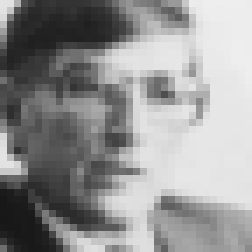
#> input picture ps4_code/data/caltech_faces/Caltech_CropFaces/caltech_web_crop_00001.jpg, 36 x 36 px, found by its file name (shown 7 times larger); its folder holds 4 pictures in this run
$ python detector.py
#> lines starting #> are read from the running program, lines starting #| are printed output that depends on the picture
### ps4_code/utils.py
import os
from imageio import imread
import numpy as np
import math
import matplotlib.pyplot as plt
import matplotlib.patches as patches

def get_positive_features(train_path_pos, cell_size, window_size, block_size, nbins):
    '''
    'train_path_pos' is a string. This directory contains 36x36 images of
      faces
    'feature_params' is a struct, with fields
      feature_params.template_size (probably 36), the number of pixels
         spanned by each train / test template and
      feature_params.hog_cell_size (default 6), the number of pixels in each
         HoG cell. template size should be evenly divisible by hog_cell_size.
         Smaller HoG cell sizes tend to work better, but they make things
         slower because the feature dimensionality increases and more
         importantly the step size of the classifier decreases at test time.

    'features_pos' is N by D matrix where N is the number of faces and D
    is the template dimensionality, which would be
      (feature_params.template_size / feature_params.hog_cell_size)^2 * 31
    if you're using the default vl_hog parameters
    '''
#> called with cell_size = 6, window_size = array of shape (2,), block_size = 2, nbins = 9

    image_files = [os.path.join(train_path_pos, f) for f in os.listdir(train_path_pos) if f.endswith('.jpg')]
    num_images = len(image_files)
    total_block_size = block_size * cell_size
    template_size = int((np.floor((window_size[0] - 2) / (total_block_size / 2)) - 1) * (np.floor((window_size[1] - 2) / (total_block_size / 2)) - 1))
    D = template_size * block_size * block_size * nbins
    features_pos = np.zeros((num_images, D))
    for i in range(num_images):
        img = imread(image_files[i])
#> img is the input picture: shape (36, 36); min 23, max 238, mean 146.9
        features_pos[i] = compute_hog_features(img, cell_size, block_size, nbins).reshape(-1)
#> in compute_gradient, `xgrad = im[1:-1, :-2] - im[1:-1, 2:]`:
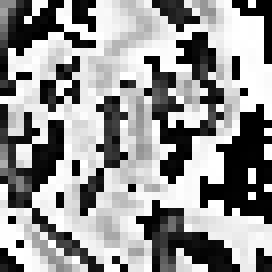
#> xgrad: shape (34, 34) (shown 8 times larger); min 0, max 255, mean 149
#> in compute_gradient, `ygrad = im[:-2, 1:-1] - im[2:, 1:-1]`:
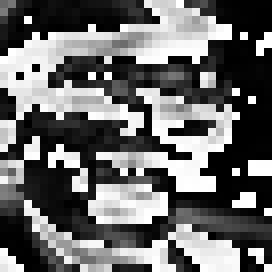
#> ygrad: shape (34, 34) (shown 8 times larger); min 0, max 255, mean 105.8
#> in compute_gradient, `angles = np.arctan2(ygrad, xgrad)`:
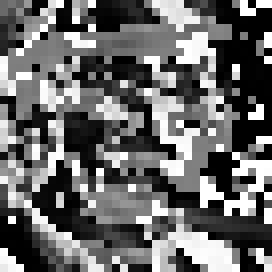
#> angles: shape (34, 34) float16 (shown 8 times larger); min 0, max 1.57, mean 0.651; drawn with min black and max white
#> in compute_gradient, `magnitudes = np.sqrt(xgrad ** 2 + ygrad ** 2)`:
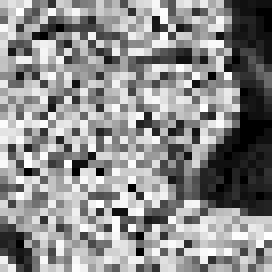
#> magnitudes: shape (34, 34) float16 (shown 8 times larger); min 0, max 15.91, mean 8.76; drawn with min black and max white
#> pass 2 of the loop in get_positive_features, `for i in range(num_images):`:
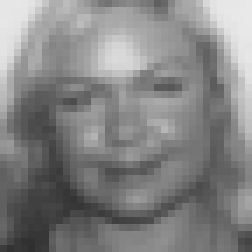
#> input picture ps4_code/data/caltech_faces/Caltech_CropFaces/caltech_web_crop_00526.jpg, 36 x 36 px, found by its file name (shown 7 times larger)
#> in get_positive_features, img is the input picture: shape (36, 36); min 47, max 233, mean 131.5
#> in compute_gradient (call 2), `angles = np.arctan2(ygrad, xgrad)`:
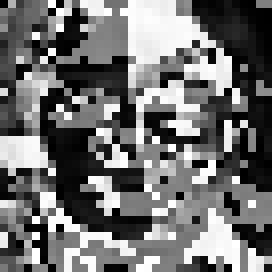
#> angles: shape (34, 34) float16 (shown 8 times larger); min 0, max 1.57, mean 0.695; drawn with min black and max white
#> in compute_gradient (call 2), `magnitudes = np.sqrt(xgrad ** 2 + ygrad ** 2)`:
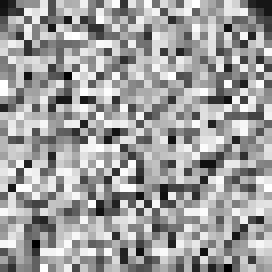
#> magnitudes: shape (34, 34) float16 (shown 8 times larger); min 0, max 15.91, mean 9.9; drawn with min black and max white
#> pass 3 of the loop in get_positive_features, `for i in range(num_images):`:
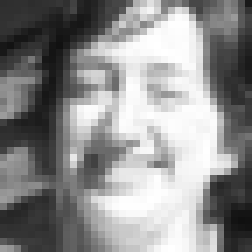
#> input picture ps4_code/data/caltech_faces/Caltech_CropFaces/caltech_web_crop_00534.jpg, 36 x 36 px, found by its file name (shown 7 times larger)
#> in get_positive_features, img is the input picture: shape (36, 36); min 16, max 255, mean 141.2
#> in compute_gradient (call 3), `angles = np.arctan2(ygrad, xgrad)`:
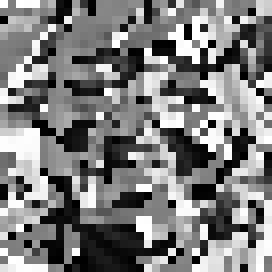
#> angles: shape (34, 34) float16 (shown 8 times larger); min 0, max 1.57, mean 0.768; drawn with min black and max white
#> in compute_gradient (call 3), `magnitudes = np.sqrt(xgrad ** 2 + ygrad ** 2)`:
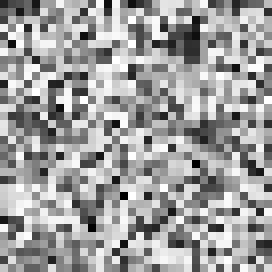
#> magnitudes: shape (34, 34) float16 (shown 8 times larger); min 0, max 15.91, mean 9.92; drawn with min black and max white
#> the loop made 4 passes; the first 3 are shown
    return features_pos

def get_random_negative_features(non_face_scn_path, cell_size, window_size, block_size, nbins, num_samples):
    '''
    'non_face_scn_path' is a string. This directory contains many images
      which have no faces in them.
    'feature_params' is a struct, with fields
      feature_params.template_size (probably 36), the number of pixels
         spanned by each train / test template and
      feature_params.hog_cell_size (default 6), the number of pixels in each
         HoG cell. template size should be evenly divisible by hog_cell_size.
         Smaller HoG cell sizes tend to work better, but they make things
         slower because the feature dimensionality increases and more
         importantly the step size of the classifier decreases at test time.
    'num_samples' is the number of random negatives to be mined, it's not
      important for the function to find exactly 'num_samples' non-face
      features, e.g. you might try to sample some number from each image, but
      some images might be too small to find enough.

    'features_neg' is N by D matrix where N is the number of non-faces and D
    is the template dimensionality, which would be
      (feature_params.template_size / feature_params.hog_cell_size)^2 * 31
    if you're using the default vl_hog parameters
    '''

#> (the run stopped early here; a loop or call above may not have finished)
